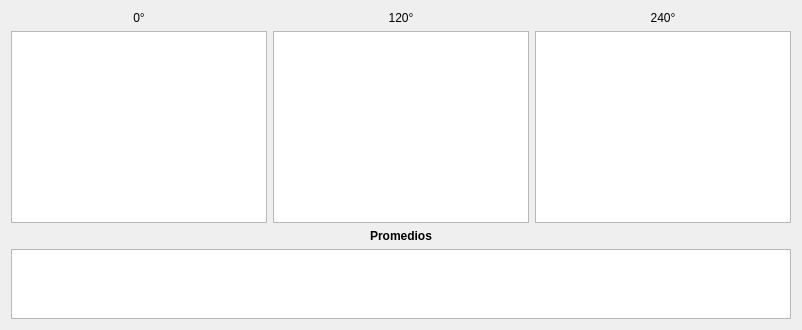
          <widget class="QWidget" name="ibcTab">
           <attribute name="title">
            <string>IBC</string>
           </attribute>
           <layout class="QGridLayout" name="gridLayout_4">
            <item row="1" column="1">
             <widget class="QTableView" name="ibc0ResultsTable">
              <property name="font">
               <font>
                <pointsize>7</pointsize>
               </font>
              </property>
             </widget>
            </item>
            <item row="1" column="2">
             <widget class="QTableView" name="ibc120ResultsTable">
              <property name="font">
               <font>
                <pointsize>7</pointsize>
               </font>
              </property>
             </widget>
            </item>
            <item row="1" column="3">
             <widget class="QTableView" name="ibc240ResultsTable">
              <property name="font">
               <font>
                <pointsize>7</pointsize>
               </font>
              </property>
             </widget>
            </item>
            <item row="0" column="1">
             <widget class="QLabel" name="ibc0ResultsLabel">
              <property name="text">
               <string>0°</string>
              </property>
              <property name="alignment">
               <set>Qt::AlignCenter</set>
              </property>
             </widget>
            </item>
            <item row="0" column="2">
             <widget class="QLabel" name="ibc120ResultsLabel">
              <property name="text">
               <string>120°</string>
              </property>
              <property name="alignment">
               <set>Qt::AlignCenter</set>
              </property>
             </widget>
            </item>
            <item row="0" column="3">
             <widget class="QLabel" name="ibc240ResultsLabel">
              <property name="text">
               <string>240°</string>
              </property>
              <property name="alignment">
               <set>Qt::AlignCenter</set>
              </property>
             </widget>
            </item>
            <item row="2" column="1" colspan="3">
             <widget class="QLabel" name="ibcAverageResultsLabel">
              <property name="font">
               <font>
                <weight>75</weight>
                <bold>true</bold>
               </font>
              </property>
              <property name="text">
               <string>Promedios</string>
              </property>
              <property name="alignment">
               <set>Qt::AlignCenter</set>
              </property>
             </widget>
            </item>
            <item row="3" column="1" colspan="3">
             <widget class="QTableView" name="ibcAverageResultsTable">
              <property name="font">
               <font>
                <pointsize>8</pointsize>
               </font>
              </property>
              <property name="sizeAdjustPolicy">
               <enum>QAbstractScrollArea::AdjustToContents</enum>
              </property>
             </widget>
            </item>
           </layout>
          </widget>
